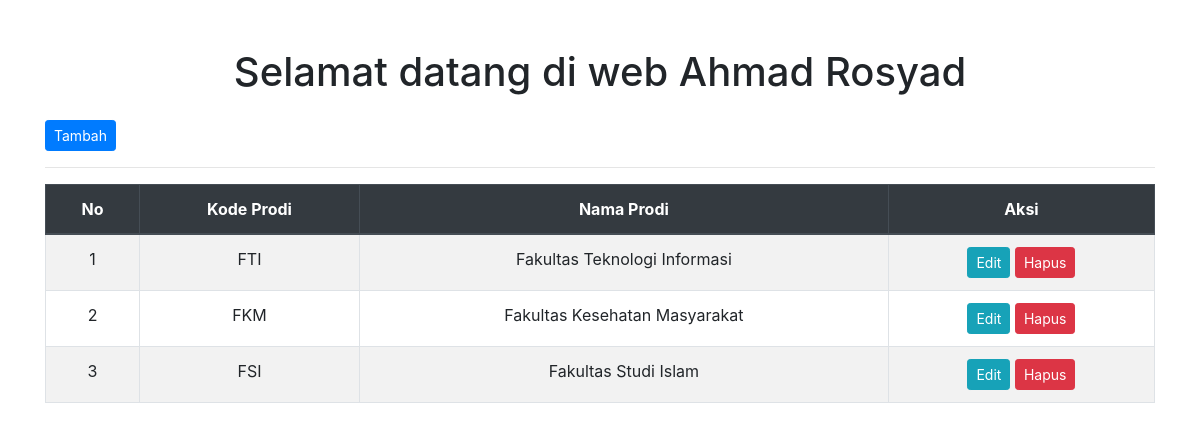
The page /index.php/prodi on the database as committed earlier.
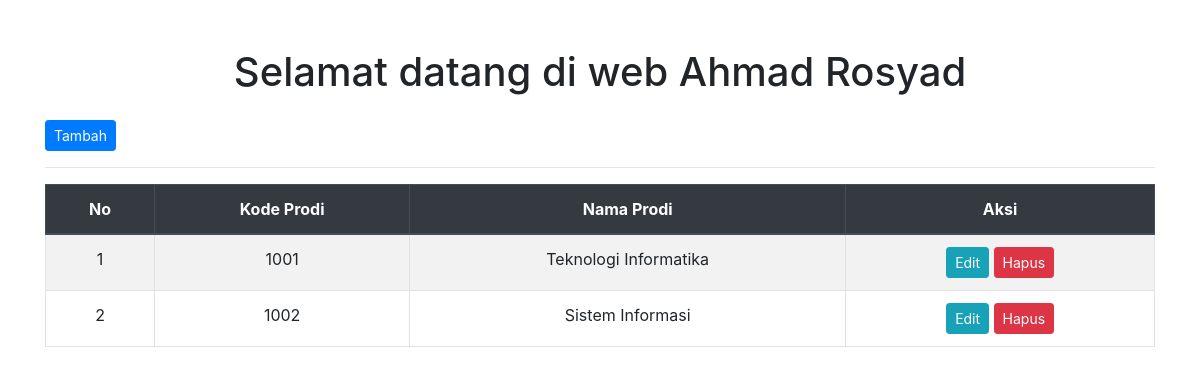
The same page on the database as committed later.
### tables this page shows
CREATE TABLE `prodi` (
  `id_prodi` int NOT NULL,
  `kode_prodi` varchar(10) NOT NULL,
  `nama_prodi` varchar(255) NOT NULL
);

### application/controllers/Prodi.php (called while the page is built, shortened)
<?php
class Prodi extends CI_Controller
{
    public function __construct()
    {
        $this->load->model('Prodi_model');
    }
    public function index()
    {
        $data['prodi'] = $this->Prodi_model->lihatData();
        $this->load->view('prodi_view', $data);
    }
}

### index.php (called while the page is built, shortened)
<?php
require_once BASEPATH.'core/CodeIgniter.php';

### application/models/Prodi_model.php (called while the page is built, shortened)
<?php
class Prodi_model extends CI_Model
{
    public function lihatData()
    {
        return $this->db->get('prodi')->result();
    }
}

### application/views/prodi_view.php (the view, shortened to what this page needs)
<!DOCTYPE html>
<html lang="en">
<head>
    <link href="https://stackpath.bootstrapcdn.com/bootstrap/4.5.2/css/bootstrap.min.css" rel="stylesheet">
</head>
<body>
    <div class="container mt-5">
        <h1 class="text-center mb-4">Selamat datang di web Ahmad Rosyad</h1>
        <a href="<?= site_url('prodi/tambah') ?>" class="btn btn-primary btn-sm">Tambah</a>
        <hr>
        <table class="table table-striped table-bordered">
            <thead class="thead-dark" align="center">
                <tr>
                    <th scope="col">No</th>
                    <th scope="col">Kode Prodi</th>
                    <th scope="col">Nama Prodi</th>
                    <th scope="col">Aksi</th>
                </tr>
            </thead>
            <tbody align="center">
                <?php
                $no = 1;
                foreach ($prodi as $row) { ?>
                    <tr>
                        <td><?= $no++ ?></td>
                        <td><?= $row->kode_prodi ?></td>
                        <td><?= $row->nama_prodi ?></td>
                        <td>
                            <a href="<?= site_url('prodi/edit/' . $row->id_prodi) ?>" class="btn btn-info btn-sm">Edit</a>
                            <a href="<?= site_url('prodi/hapus/' . $row->id_prodi) ?>" class="btn btn-danger btn-sm">Hapus</a>
                        </td>
                    </tr>
                <?php } ?>
            </tbody>
        </table>
    </div>
</body>
</html>

Rows that differ between the two databases and show on the page:
removed prodi: kode_prodi "FKM", nama_prodi "Fakultas Kesehatan Masyarakat"
removed prodi: kode_prodi "FSI", nama_prodi "Fakultas Studi Islam"
added prodi: kode_prodi "1001", nama_prodi "Teknologi Informatika"
changed prodi: kode_prodi "FTI" → "1002"; nama_prodi "Fakultas Teknologi Informasi" → "Sistem Informasi"
